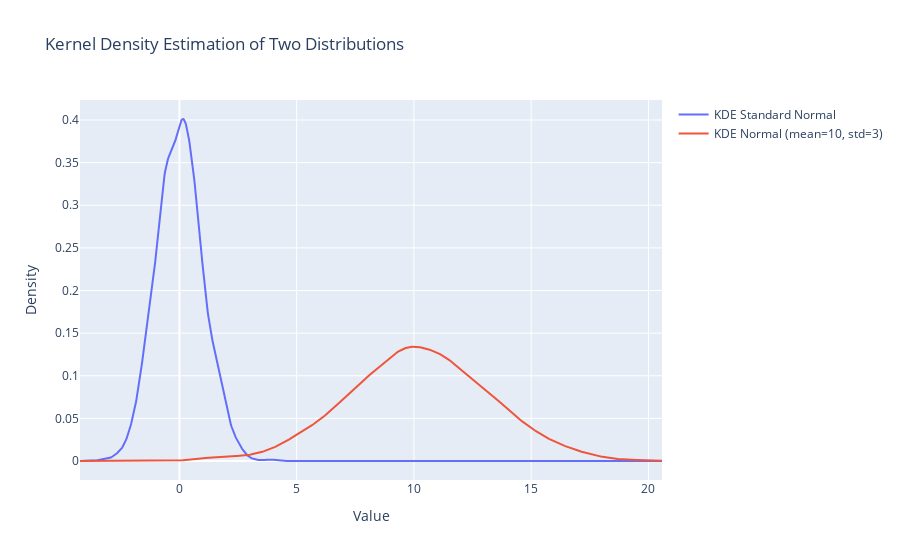

The code cell stored with this chart in its notebook:
### Markdown cell above
### Kernel density estimation

### Code cell
from scipy.stats import gaussian_kde
import numpy as np
import plotly.graph_objects as go

# Create a range of x values covering both distributions
x_range = np.linspace(min(sample1.min(), sample2.min()) - 1,
                      max(sample1.max(), sample2.max()) + 1, 1000)

# Compute KDE for both samples
kde1 = gaussian_kde(sample1)
kde2 = gaussian_kde(sample2)

density1 = kde1(x_range)
density2 = kde2(x_range)

fig_kde = go.Figure()

fig_kde.add_trace(go.Scatter(
    x=x_range,
    y=density1,
    mode='lines',
    name='KDE Standard Normal'
))

fig_kde.add_trace(go.Scatter(
    x=x_range,
    y=density2,
    mode='lines',
    name='KDE Normal (mean=10, std=3)'
))

fig_kde.update_layout(
    title='Kernel Density Estimation of Two Distributions',
    xaxis_title='Value',
    yaxis_title='Density'
)

fig_kde.show()

### Figure 1 — Plotly figure (JSON) as saved in the notebook; plotly's stock layout.template omitted (floating-point values rounded to 4 significant figures; data arrays with more than 128 entries replaced by an {"elided": "..."} marker saying what was removed)
{"data": [{"mode": "lines", "name": "KDE Standard Normal", "type": "scatter", "x": {"elided": "1000 float values"}, "y": {"elided": "1000 float values"}}, {"mode": "lines", "name": "KDE Normal (mean=10, std=3)", "type": "scatter", "x": {"elided": "1000 float values"}, "y": {"elided": "1000 float values"}}], "layout": {"title": {"text": "Kernel Density Estimation of Two Distributions"}, "xaxis": {"title": {"text": "Value"}}, "yaxis": {"title": {"text": "Density"}}}}
